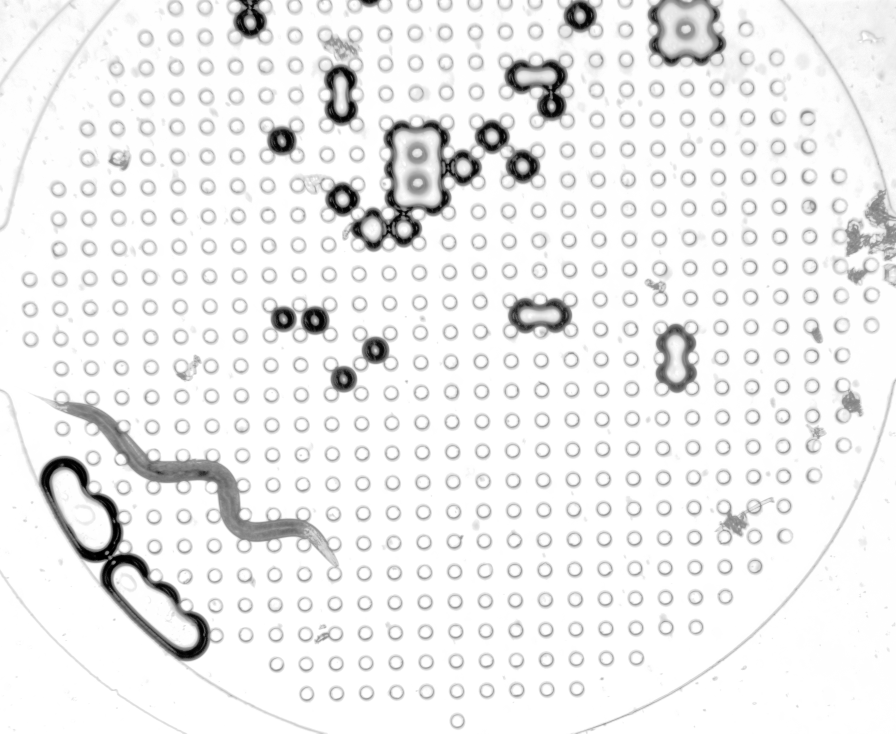
#> input picture temp_image_processing/Worm2Remapped.png, 2688 x 2200 px (shown at 1/3 size)
$ jupyter execute distributionMapping.ipynb
#> lines starting #> are read from the running program, lines starting #| are printed output that depends on the picture; after the words box and inside, x2 and y2 are one past the last pixel; in counts of white or black regions, pixels touching at a corner belong together; pictures that were not available may be replaced by others from this repository, and a replacement may not be noted
[cell 1]
#read image and take histogram of it
import cv2
import numpy as np
import matplotlib.pyplot as plt

img = cv2.imread('Worm2Remapped.png')
#> img is the input picture: shape (2200, 2688, 3); min 0, max 255, mean 238.2
plt.hist(img.ravel(),256,[0,256],log=True)
plt.show()
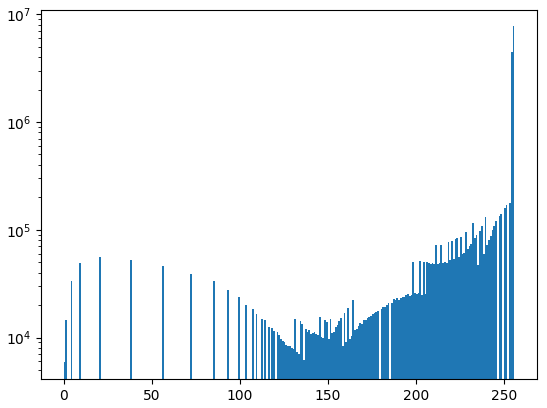
#> figure drawn by matplotlib, 1 panel; tallest bar 7700691 high, from x = 255 to 256
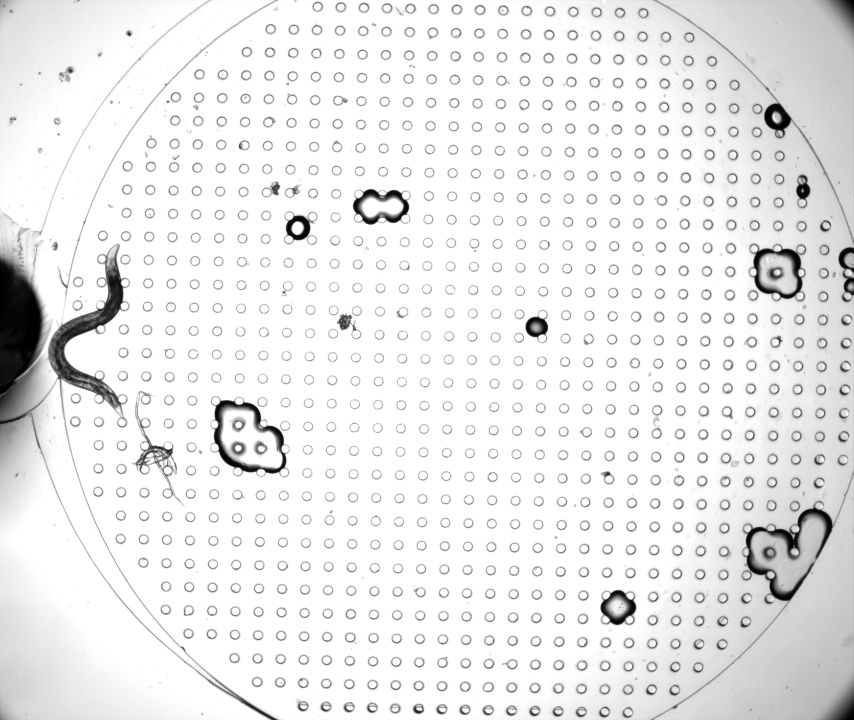
#> input picture temp_image_processing/Worm1.png, 2560 x 2160 px, given in place of Worm2.png, which was not available (shown at 1/3 size)
#> further down, frameA is the input picture: shape (2160, 2560, 3); min 0, max 255, mean 234.7

[cell 2]
def segment_worm(frame, parent=None):
    print("Segmenting worm...")
    frame = cv2.resize(frame, (640, 480))
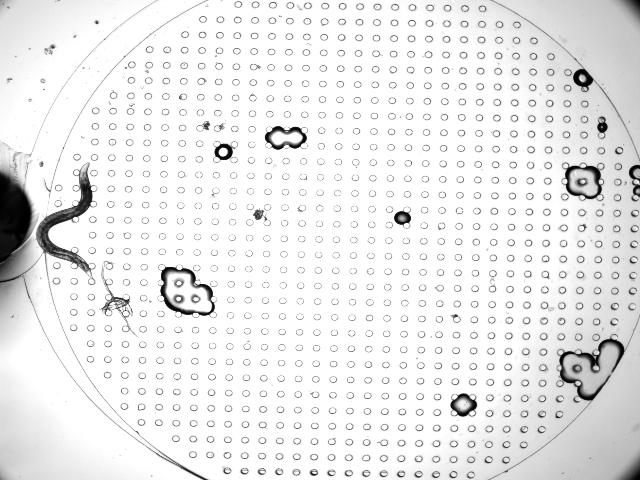
#> frame: shape (480, 640, 3); min 0, max 255, mean 234.8
    # display_results("Original Frame", frame, scale=2, parent=parent)

    gray = cv2.cvtColor(frame, cv2.COLOR_BGR2GRAY)
    # display_results("Grayscale Image", gray, scale=2, parent=parent)
    # plt.hist(gray.ravel(), 256, [0, 256], log = True)
    # plt.show()

    gray_equalized = cv2.equalizeHist(gray)
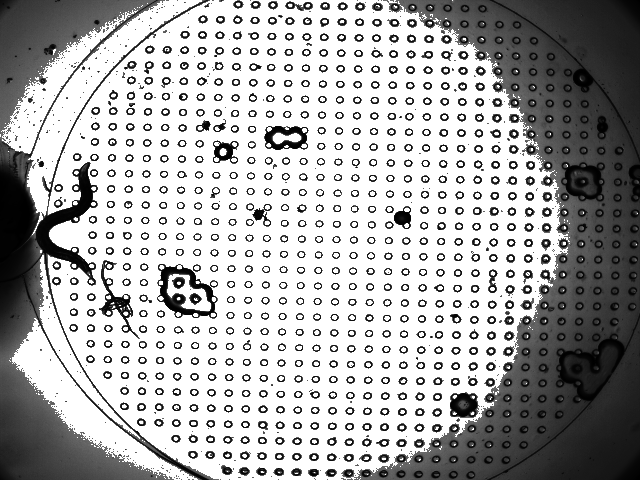
#> gray_equalized: shape (480, 640); min 0, max 255, mean 171.9
    # display_results("Contrast Enhanced Image", gray_equalized, scale=2, parent=parent)
    # plt.imshow(gray_equalized, cmap='gray')
    # plt.show()

    blurred = cv2.GaussianBlur(gray_equalized, (3, 3), 1)
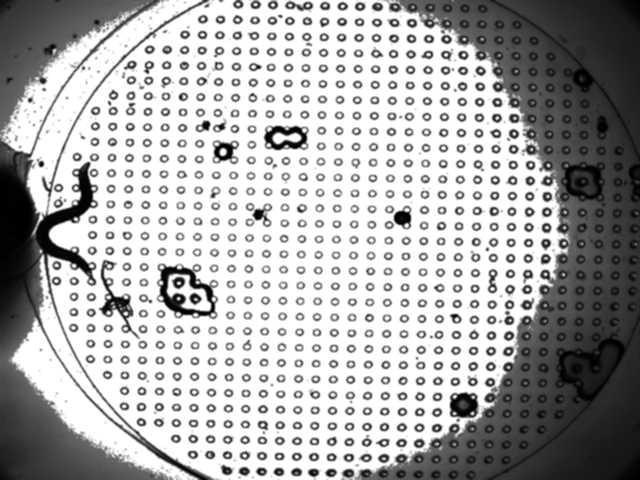
#> blurred: shape (480, 640); min 0, max 255, mean 171.9
    # display_results("Blurred Image", blurred, scale=2, parent=parent)
    # plt.imshow(blurred, cmap='gray')
    # plt.show()

    block_size = 15
    C = 3
    binary = cv2.adaptiveThreshold(
        blurred, 255, cv2.ADAPTIVE_THRESH_GAUSSIAN_C,
        cv2.THRESH_BINARY_INV, block_size, C)
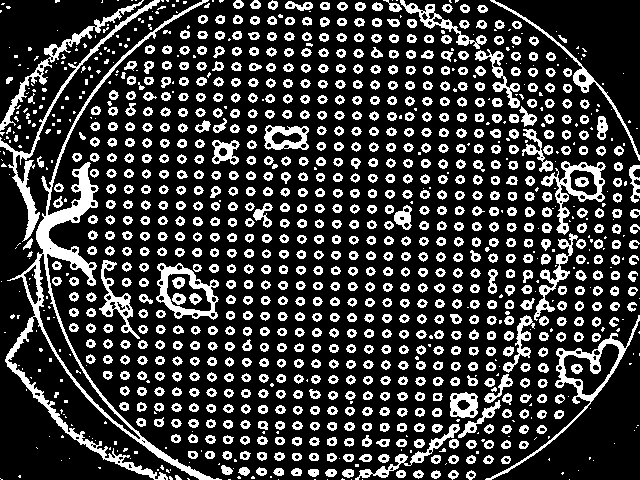
#> binary: shape (480, 640); 23% white; 1152 white regions (352 under 20 px), largest, box (x1, y1, x2, y2) and area: (5, 0, 222, 480) 6864, (0, 0, 160, 242) 1656, (485, 315, 640, 480) 1644
    # display_results("Binary Image", binary, scale=2, parent=parent)
    # plt.imshow(binary, cmap='gray')
    # plt.show()

    kernel = cv2.getStructuringElement(cv2.MORPH_ELLIPSE, (5, 5))
    print(f"Kernel: {kernel}")
    opened = cv2.morphologyEx(binary, cv2.MORPH_OPEN, kernel, iterations=1)
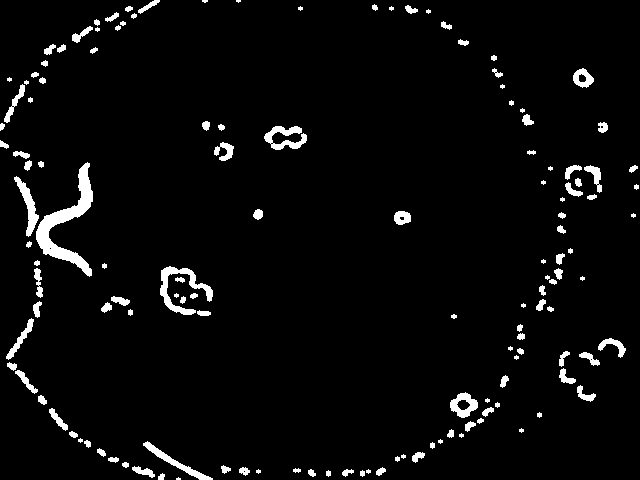
#> opened: shape (480, 640); 3.9% white; 140 white regions (30 under 20 px)
    # display_results("Morphologically Cleaned Image", opened, scale=2, parent=parent)
    # plt.imshow(opened, cmap='gray')
    # plt.show()

    contours, hierarchy = cv2.findContours(
        opened, cv2.RETR_EXTERNAL, cv2.CHAIN_APPROX_SIMPLE)
#> contours = 140 contours, 53 with area under 20; largest, box (x1, y1, x2, y2) and area: (36, 162, 93, 277) 1676, (160, 266, 213, 315) 655, (450, 392, 478, 418) 436, (264, 126, 307, 150) 425, (14, 176, 39, 237) 418
    print(f"Total Contours Found: {len(contours)}")
#| Total Contours Found: 140

    if not contours:
        # messagebox.showerror("Error", "No contours found.")
        return None, None, None, None, None

    worm_contour = None
    max_length = 0
    for idx, cnt in enumerate(contours):
        length = cv2.arcLength(cnt, closed=False)
        x_cnt, y_cnt, w_cnt, h_cnt = cv2.boundingRect(cnt)
        aspect_ratio = float(h_cnt)/w_cnt if w_cnt != 0 else 0
        print(f"Contour {idx+1}: Length={length:.2f}, Aspect Ratio={aspect_ratio:.2f}")
        if length > max_length and aspect_ratio > 0.5:
            max_length = length
            worm_contour = cnt
#> this loop made 140 passes
#> (length, x_cnt, y_cnt, w_cnt, h_cnt, aspect_ratio, max_length) on passes 1, 2, 6, 12, 21, 71, 94: (9.41, 176, 477, 5, 3, 0.6, 9.41), (20.24, 158, 473, 7, 7, 1, 20.24), (31.97, 342, 469, 12, 8, 0.667, 31.97), (59.46, 132, 466, 23, 12, 0.522, 59.46), (171.2, 143, 441, 70, 39, 0.557, 171.2), (288.6, 160, 266, 53, 49, 0.925, 288.6), (369.3, 36, 162, 57, 115, 2.02, 369.3)
#> (length, x_cnt, y_cnt, w_cnt, h_cnt, aspect_ratio) on passes 3, 4, 5, 7, 8, 9: (16.24, 360, 470, 5, 7, 1.4), (16.24, 326, 470, 5, 7, 1.4), (12.24, 366, 469, 5, 5, 1), (22.9, 308, 469, 8, 8, 1), (12.24, 256, 469, 5, 5, 1), (19.9, 293, 468, 8, 5, 0.625)
#| Contour 1: Length=9.41, Aspect Ratio=0.60
#| Contour 2: Length=20.24, Aspect Ratio=1.00
#| Contour 3: Length=16.24, Aspect Ratio=1.40
#| Contour 4: Length=16.24, Aspect Ratio=1.40
#| Contour 5: Length=12.24, Aspect Ratio=1.00
#| Contour 6: Length=31.97, Aspect Ratio=0.67
#| Contour 7: Length=22.90, Aspect Ratio=1.00
#| Contour 8: Length=12.24, Aspect Ratio=1.00
#> (further printed lines are left out)
#> after the loop, max_length = 369.3; worm_contour = contour of 171 points, box (x1, y1, x2, y2) (36, 162, 93, 277), area 1676

    if worm_contour is None:
        # messagebox.showerror("Error", "Worm contour could not be detected.")
        return None, None, None, None, None

    print(f"Selected Worm Contour Length: {max_length:.2f}")

    worm_mask = np.zeros_like(gray)
    cv2.drawContours(worm_mask, [worm_contour], -1, 255, -1)
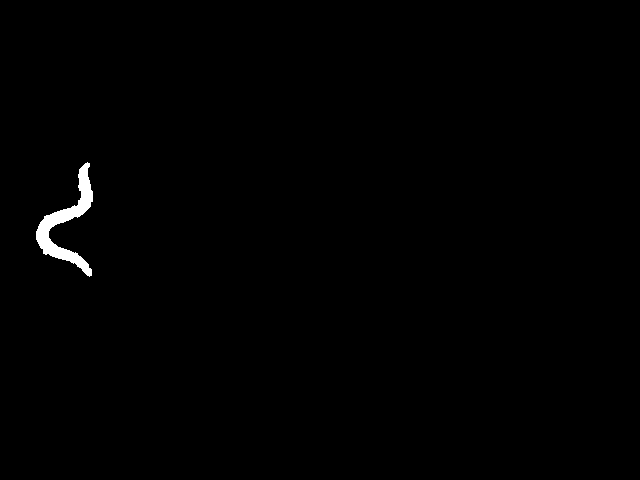
#> worm_mask: shape (480, 640); 0.6% white; 1 white region, box (x1, y1, x2, y2) and area: (36, 162, 93, 277) 1835
    # display_results("Worm Mask", worm_mask, scale=2, parent=parent)
    plt.imshow(worm_mask, cmap='gray')
    plt.show()

    # Apply median filter to smooth the mask
    worm_mask_filtered5 = cv2.medianBlur(worm_mask, 7)
#> worm_mask_filtered5: shape (480, 640); 0.59% white; 1 white region, box (x1, y1, x2, y2) and area: (36, 163, 93, 276) 1822
    # display_results("Worm Mask Median Filter5", worm_mask_filtered5, scale=2, parent=parent)
    plt.imshow(worm_mask_filtered5, cmap='gray')
    plt.show()


    segmented_worm = cv2.bitwise_and(frame, frame, mask=worm_mask_filtered5)

    # display_results("Segmented Worm", segmented_worm, scale=2, parent=parent)
    plt.imshow(segmented_worm)
    plt.show()

    # Get the bounding rectangle of the worm contour
    x, y, w, h = cv2.boundingRect(worm_contour)
#> x = 36; y = 162; w = 57; h = 115
    x, y = max(x, 0), max(y, 0)
    x_end, y_end = min(x + w, frame.shape[1]), min(y + h, frame.shape[0])
#> x_end = 93; y_end = 277

    # Crop the segmented worm image to the bounding rectangle
    cropped_worm = segmented_worm[y:y_end, x:x_end]
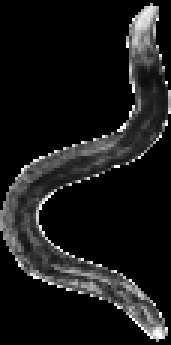
#> cropped_worm: shape (115, 57, 3) (shown 3 times larger); min 0, max 255, mean 25.1
    # display_results("Cropped Worm", cropped_worm, scale=2, parent=parent)
    plt.imshow(cropped_worm)
    plt.show()

    print(f"Cropped worm shape: {cropped_worm.shape}, bounding box: ({x},{y}) to ({x_end},{y_end})")

    return worm_mask_filtered5, worm_contour, cropped_worm, x, y

[cell 3]
frameA = cv2.imread('Worm2.png')
if frameA is None:
    print("Frame A loaded unsuccessfully.")
segment_worm(frameA)
